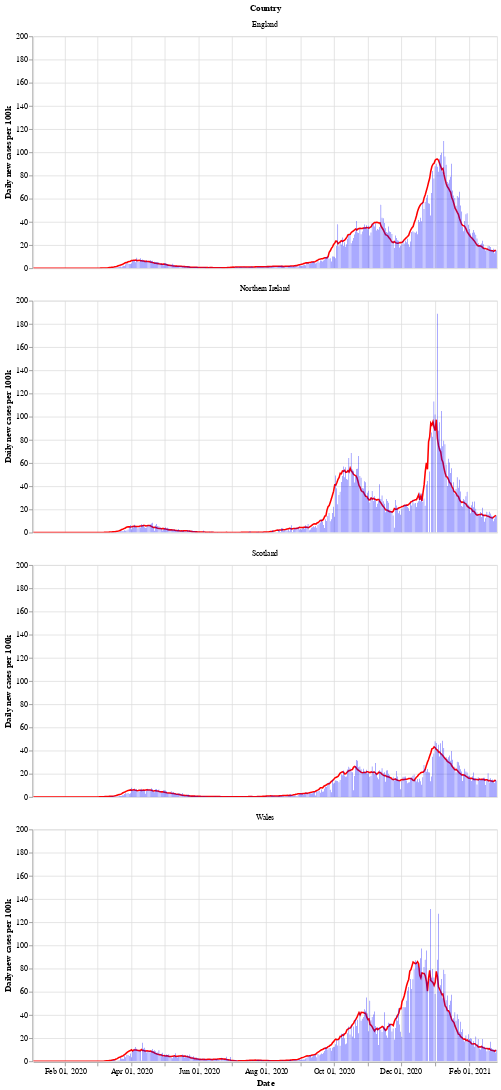

Notebook source saved alongside this figure:
### Markdown cell above
Next is a bar chart of the number of new cases in each country (per 100k population), with the 7 day moving average of cases. Again we see that Wales saw a longer period of raising and falling cases compared to the other countries.

After a period of cases falling, each nation is now seeing a rise in the number of cases - especially in Wales.

### Code cell
# collapse
bars = alt.Chart(uk_cases).mark_bar().encode(
    x=alt.X("yearmonthdate(date):T", axis=alt.Axis(title='Date')),
    y=alt.Y("newCasesRate:Q", axis=alt.Axis(title='Daily new cases per 100k')),
    tooltip='newCasesRate',
    color=alt.condition(
        alt.datum.dailyChange > 0,
        alt.value("orange"),  # The positive color
        alt.value("blue")  # The negative color
    )
).properties(title='New cases per 100k population with rolling 7 day average', width=600).interactive()
line = alt.Chart(uk_cases).mark_line(
    color='red',
    size=2,
).transform_window(
    rolling_mean='mean(newCasesRate)',
    frame=[0, 7],
    groupby=['areaName']
).encode(
    x='yearmonthdate(date):T',
    y='rolling_mean:Q'
)
alt.layer(line, bars, data=uk_cases).facet(alt.Row('areaName', title='Country'), columns=1)

### Figure 1 — Vega-Lite specification as saved in the notebook (floating-point values rounded to 4 significant figures; data arrays with more than 128 entries replaced by an {"elided": "..."} marker saying what was removed)
{"config": {"view": {"continuousWidth": 400, "continuousHeight": 300}}, "data": {"name": "data-343a2b34e7bfd1177d5d90d0955714c8"}, "facet": {"type": "nominal", "field": "areaName", "title": "Country"}, "spec": {"layer": [{"mark": {"type": "line", "color": "red", "size": 2}, "encoding": {"x": {"type": "temporal", "field": "date", "timeUnit": "yearmonthdate"}, "y": {"type": "quantitative", "field": "rolling_mean"}}, "transform": [{"window": [{"op": "mean", "field": "newCasesRate", "as": "rolling_mean"}], "frame": [0, 7], "groupby": ["areaName"]}]}, {"mark": "bar", "encoding": {"color": {"condition": {"value": "orange", "test": "(datum.dailyChange > 0)"}, "value": "blue"}, "tooltip": {"type": "quantitative", "field": "newCasesRate"}, "x": {"type": "temporal", "axis": {"title": "Date"}, "field": "date", "timeUnit": "yearmonthdate"}, "y": {"type": "quantitative", "axis": {"title": "Daily new cases per 100k"}, "field": "newCasesRate"}}, "selection": {"selector002": {"type": "interval", "bind": "scales", "encodings": ["x", "y"]}}, "title": "New cases per 100k population with rolling 7 day average", "width": 600}]}, "columns": 1, "$schema": "https://vega.github.io/schema/vega-lite/v4.8.1.json", "datasets": {"data-343a2b34e7bfd1177d5d90d0955714c8": {"elided": "1680 records"}}}
